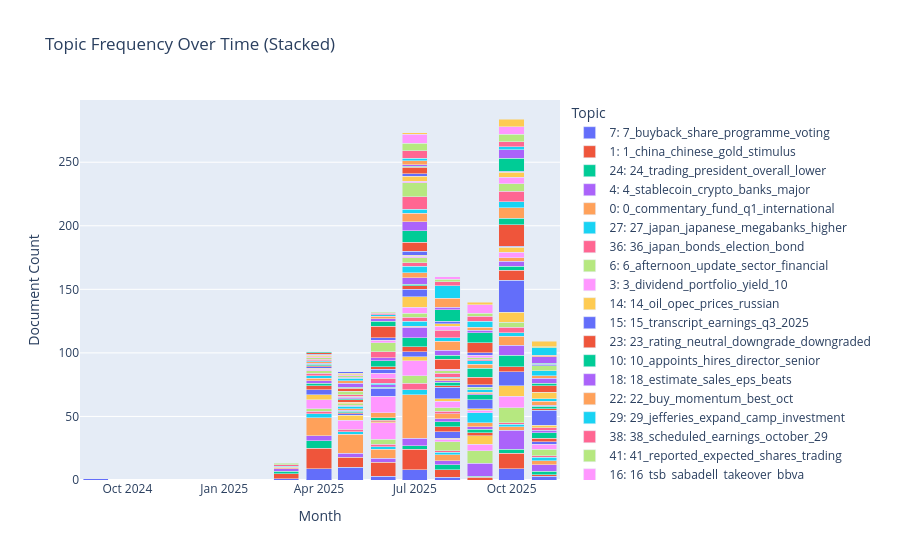

The cell this chart's notebook holds for it:
### Code cell
import plotly.express as px

topics_over_time = topic_model.topics_over_time(
    train_docs,
    train_timestamps,
    nr_bins=20
 )

tot = topics_over_time.copy()
tot = tot[tot['Topic'] != -1].copy()
tot['Timestamp'] = pd.to_datetime(tot['Timestamp']).dt.to_period('M').dt.to_timestamp()

topic_labels = topic_model.get_topic_info()[['Topic', 'Name']].copy()
topic_labels = topic_labels[topic_labels['Topic'] != -1]
tot = tot.merge(topic_labels, on='Topic', how='left')
tot['TopicLabel'] = tot['Topic'].astype(str) + ': ' + tot['Name'].fillna('')

stacked = (
    tot.groupby(['Timestamp', 'TopicLabel'], as_index=False)['Frequency']
       .sum()
       .sort_values(['Timestamp', 'Frequency'], ascending=[True, False])
)

fig = px.bar(
    stacked,
    x='Timestamp',
    y='Frequency',
    color='TopicLabel',
    title='Topic Frequency Over Time (Stacked)',
    labels={'Timestamp': 'Month', 'Frequency': 'Document Count', 'TopicLabel': 'Topic'}
)
fig.update_layout(
    barmode='stack',
    xaxis_title='Month',
    yaxis_title='Document Count',
    legend_title='Topic',
    hovermode='x unified'
 )
fig.show()

### Figure 1 — Plotly figure (JSON) as saved in the notebook; plotly's stock layout.template omitted (floating-point values rounded to 4 significant figures)
{"data": [{"hovertemplate": "Topic=7: 7_buyback_share_programme_voting<br>Month=%{x}<br>Document Count=%{y}<extra></extra>", "legendgroup": "7: 7_buyback_share_programme_voting", "marker": {"color": "#636efa", "pattern": {"shape": ""}}, "name": "7: 7_buyback_share_programme_voting", "orientation": "v", "showlegend": true, "textposition": "auto", "type": "bar", "x": ["2024-09-01T00:00:00", "2025-03-01T00:00:00", "2025-04-01T00:00:00", "2025-05-01T00:00:00", "2025-06-01T00:00:00", "2025-07-01T00:00:00", "2025-08-01T00:00:00", "2025-10-01T00:00:00", "2025-11-01T00:00:00"], "xaxis": "x", "y": [1, 1, 9, 10, 3, 8, 2, 9, 3], "yaxis": "y"}, {"hovertemplate": "Topic=1: 1_china_chinese_gold_stimulus<br>Month=%{x}<br>Document Count=%{y}<extra></extra>", "legendgroup": "1: 1_china_chinese_gold_stimulus", "marker": {"color": "#EF553B", "pattern": {"shape": ""}}, "name": "1: 1_china_chinese_gold_stimulus", "orientation": "v", "showlegend": true, "textposition": "auto", "type": "bar", "x": ["2025-03-01T00:00:00", "2025-04-01T00:00:00", "2025-05-01T00:00:00", "2025-06-01T00:00:00", "2025-07-01T00:00:00", "2025-08-01T00:00:00", "2025-09-01T00:00:00", "2025-10-01T00:00:00", "2025-11-01T00:00:00"], "xaxis": "x", "y": [4, 16, 8, 11, 16, 6, 2, 12, 1], "yaxis": "y"}, {"hovertemplate": "Topic=24: 24_trading_president_overall_lower<br>Month=%{x}<br>Document Count=%{y}<extra></extra>", "legendgroup": "24: 24_trading_president_overall_lower", "marker": {"color": "#00cc96", "pattern": {"shape": ""}}, "name": "24: 24_trading_president_overall_lower", "orientation": "v", "showlegend": true, "textposition": "auto", "type": "bar", "x": ["2025-03-01T00:00:00", "2025-04-01T00:00:00", "2025-07-01T00:00:00", "2025-08-01T00:00:00", "2025-09-01T00:00:00", "2025-10-01T00:00:00", "2025-11-01T00:00:00"], "xaxis": "x", "y": [2, 6, 3, 4, 1, 3, 3], "yaxis": "y"}, {"hovertemplate": "Topic=4: 4_stablecoin_crypto_banks_major<br>Month=%{x}<br>Document Count=%{y}<extra></extra>", "legendgroup": "4: 4_stablecoin_crypto_banks_major", "marker": {"color": "#ab63fa", "pattern": {"shape": ""}}, "name": "4: 4_stablecoin_crypto_banks_major", "orientation": "v", "showlegend": true, "textposition": "auto", "type": "bar", "x": ["2025-03-01T00:00:00", "2025-04-01T00:00:00", "2025-05-01T00:00:00", "2025-06-01T00:00:00", "2025-07-01T00:00:00", "2025-08-01T00:00:00", "2025-09-01T00:00:00", "2025-10-01T00:00:00", "2025-11-01T00:00:00"], "xaxis": "x", "y": [2, 4, 3, 3, 6, 3, 10, 15, 5], "yaxis": "y"}, {"hovertemplate": "Topic=0: 0_commentary_fund_q1_international<br>Month=%{x}<br>Document Count=%{y}<extra></extra>", "legendgroup": "0: 0_commentary_fund_q1_international", "marker": {"color": "#FFA15A", "pattern": {"shape": ""}}, "name": "0: 0_commentary_fund_q1_international", "orientation": "v", "showlegend": true, "textposition": "auto", "type": "bar", "x": ["2025-03-01T00:00:00", "2025-04-01T00:00:00", "2025-05-01T00:00:00", "2025-06-01T00:00:00", "2025-07-01T00:00:00", "2025-08-01T00:00:00", "2025-10-01T00:00:00", "2025-11-01T00:00:00"], "xaxis": "x", "y": [1, 14, 15, 7, 34, 5, 3, 3], "yaxis": "y"}, {"hovertemplate": "Topic=27: 27_japan_japanese_megabanks_higher<br>Month=%{x}<br>Document Count=%{y}<extra></extra>", "legendgroup": "27: 27_japan_japanese_megabanks_higher", "marker": {"color": "#19d3f3", "pattern": {"shape": ""}}, "name": "27: 27_japan_japanese_megabanks_higher", "orientation": "v", "showlegend": true, "textposition": "auto", "type": "bar", "x": ["2025-03-01T00:00:00", "2025-04-01T00:00:00", "2025-05-01T00:00:00", "2025-06-01T00:00:00", "2025-07-01T00:00:00", "2025-08-01T00:00:00", "2025-10-01T00:00:00", "2025-11-01T00:00:00"], "xaxis": "x", "y": [1, 3, 2, 2, 4, 2, 2, 3], "yaxis": "y"}, {"hovertemplate": "Topic=36: 36_japan_bonds_election_bond<br>Month=%{x}<br>Document Count=%{y}<extra></extra>", "legendgroup": "36: 36_japan_bonds_election_bond", "marker": {"color": "#FF6692", "pattern": {"shape": ""}}, "name": "36: 36_japan_bonds_election_bond", "orientation": "v", "showlegend": true, "textposition": "auto", "type": "bar", "x": ["2025-03-01T00:00:00", "2025-04-01T00:00:00", "2025-05-01T00:00:00", "2025-06-01T00:00:00", "2025-07-01T00:00:00", "2025-08-01T00:00:00", "2025-10-01T00:00:00", "2025-11-01T00:00:00"], "xaxis": "x", "y": [1, 2, 2, 2, 5, 1, 1, 1], "yaxis": "y"}, {"hovertemplate": "Topic=6: 6_afternoon_update_sector_financial<br>Month=%{x}<br>Document Count=%{y}<extra></extra>", "legendgroup": "6: 6_afternoon_update_sector_financial", "marker": {"color": "#B6E880", "pattern": {"shape": ""}}, "name": "6: 6_afternoon_update_sector_financial", "orientation": "v", "showlegend": true, "textposition": "auto", "type": "bar", "x": ["2025-03-01T00:00:00", "2025-04-01T00:00:00", "2025-06-01T00:00:00", "2025-07-01T00:00:00", "2025-08-01T00:00:00", "2025-09-01T00:00:00", "2025-10-01T00:00:00", "2025-11-01T00:00:00"], "xaxis": "x", "y": [1, 2, 4, 6, 7, 10, 12, 5], "yaxis": "y"}, {"hovertemplate": "Topic=3: 3_dividend_portfolio_yield_10<br>Month=%{x}<br>Document Count=%{y}<extra></extra>", "legendgroup": "3: 3_dividend_portfolio_yield_10", "marker": {"color": "#FF97FF", "pattern": {"shape": ""}}, "name": "3: 3_dividend_portfolio_yield_10", "orientation": "v", "showlegend": true, "textposition": "auto", "type": "bar", "x": ["2025-04-01T00:00:00", "2025-05-01T00:00:00", "2025-06-01T00:00:00", "2025-07-01T00:00:00", "2025-08-01T00:00:00", "2025-09-01T00:00:00", "2025-10-01T00:00:00", "2025-11-01T00:00:00"], "xaxis": "x", "y": [7, 7, 13, 12, 2, 5, 9, 4], "yaxis": "y"}, {"hovertemplate": "Topic=14: 14_oil_opec_prices_russian<br>Month=%{x}<br>Document Count=%{y}<extra></extra>", "legendgroup": "14: 14_oil_opec_prices_russian", "marker": {"color": "#FECB52", "pattern": {"shape": ""}}, "name": "14: 14_oil_opec_prices_russian", "orientation": "v", "showlegend": true, "textposition": "auto", "type": "bar", "x": ["2025-04-01T00:00:00", "2025-05-01T00:00:00", "2025-06-01T00:00:00", "2025-07-01T00:00:00", "2025-08-01T00:00:00", "2025-09-01T00:00:00", "2025-10-01T00:00:00"], "xaxis": "x", "y": [4, 4, 1, 3, 1, 7, 8], "yaxis": "y"}, {"hovertemplate": "Topic=15: 15_transcript_earnings_q3_2025<br>Month=%{x}<br>Document Count=%{y}<extra></extra>", "legendgroup": "15: 15_transcript_earnings_q3_2025", "marker": {"color": "#636efa", "pattern": {"shape": ""}}, "name": "15: 15_transcript_earnings_q3_2025", "orientation": "v", "showlegend": true, "textposition": "auto", "type": "bar", "x": ["2025-04-01T00:00:00", "2025-05-01T00:00:00", "2025-07-01T00:00:00", "2025-08-01T00:00:00", "2025-10-01T00:00:00", "2025-11-01T00:00:00"], "xaxis": "x", "y": [4, 1, 4, 5, 11, 2], "yaxis": "y"}, {"hovertemplate": "Topic=23: 23_rating_neutral_downgrade_downgraded<br>Month=%{x}<br>Document Count=%{y}<extra></extra>", "legendgroup": "23: 23_rating_neutral_downgrade_downgraded", "marker": {"color": "#EF553B", "pattern": {"shape": ""}}, "name": "23: 23_rating_neutral_downgrade_downgraded", "orientation": "v", "showlegend": true, "textposition": "auto", "type": "bar", "x": ["2025-04-01T00:00:00", "2025-05-01T00:00:00", "2025-06-01T00:00:00", "2025-07-01T00:00:00", "2025-08-01T00:00:00", "2025-09-01T00:00:00", "2025-10-01T00:00:00", "2025-11-01T00:00:00"], "xaxis": "x", "y": [3, 1, 1, 4, 4, 2, 4, 3], "yaxis": "y"}, {"hovertemplate": "Topic=10: 10_appoints_hires_director_senior<br>Month=%{x}<br>Document Count=%{y}<extra></extra>", "legendgroup": "10: 10_appoints_hires_director_senior", "marker": {"color": "#00cc96", "pattern": {"shape": ""}}, "name": "10: 10_appoints_hires_director_senior", "orientation": "v", "showlegend": true, "textposition": "auto", "type": "bar", "x": ["2025-04-01T00:00:00", "2025-05-01T00:00:00", "2025-06-01T00:00:00", "2025-07-01T00:00:00", "2025-08-01T00:00:00", "2025-09-01T00:00:00", "2025-10-01T00:00:00", "2025-11-01T00:00:00"], "xaxis": "x", "y": [2, 1, 2, 7, 4, 3, 9, 4], "yaxis": "y"}, {"hovertemplate": "Topic=18: 18_estimate_sales_eps_beats<br>Month=%{x}<br>Document Count=%{y}<extra></extra>", "legendgroup": "18: 18_estimate_sales_eps_beats", "marker": {"color": "#ab63fa", "pattern": {"shape": ""}}, "name": "18: 18_estimate_sales_eps_beats", "orientation": "v", "showlegend": true, "textposition": "auto", "type": "bar", "x": ["2025-04-01T00:00:00", "2025-05-01T00:00:00", "2025-07-01T00:00:00", "2025-08-01T00:00:00", "2025-09-01T00:00:00", "2025-10-01T00:00:00", "2025-11-01T00:00:00"], "xaxis": "x", "y": [2, 1, 8, 2, 2, 8, 2], "yaxis": "y"}, {"hovertemplate": "Topic=22: 22_buy_momentum_best_oct<br>Month=%{x}<br>Document Count=%{y}<extra></extra>", "legendgroup": "22: 22_buy_momentum_best_oct", "marker": {"color": "#FFA15A", "pattern": {"shape": ""}}, "name": "22: 22_buy_momentum_best_oct", "orientation": "v", "showlegend": true, "textposition": "auto", "type": "bar", "x": ["2025-04-01T00:00:00", "2025-05-01T00:00:00", "2025-06-01T00:00:00", "2025-07-01T00:00:00", "2025-08-01T00:00:00", "2025-09-01T00:00:00", "2025-10-01T00:00:00"], "xaxis": "x", "y": [2, 1, 4, 1, 4, 3, 7], "yaxis": "y"}, {"hovertemplate": "Topic=29: 29_jefferies_expand_camp_investment<br>Month=%{x}<br>Document Count=%{y}<extra></extra>", "legendgroup": "29: 29_jefferies_expand_camp_investment", "marker": {"color": "#19d3f3", "pattern": {"shape": ""}}, "name": "29: 29_jefferies_expand_camp_investment", "orientation": "v", "showlegend": true, "textposition": "auto", "type": "bar", "x": ["2025-04-01T00:00:00", "2025-05-01T00:00:00", "2025-07-01T00:00:00", "2025-09-01T00:00:00", "2025-10-01T00:00:00"], "xaxis": "x", "y": [2, 2, 4, 8, 3], "yaxis": "y"}, {"hovertemplate": "Topic=38: 38_scheduled_earnings_october_29<br>Month=%{x}<br>Document Count=%{y}<extra></extra>", "legendgroup": "38: 38_scheduled_earnings_october_29", "marker": {"color": "#FF6692", "pattern": {"shape": ""}}, "name": "38: 38_scheduled_earnings_october_29", "orientation": "v", "showlegend": true, "textposition": "auto", "type": "bar", "x": ["2025-04-01T00:00:00", "2025-05-01T00:00:00", "2025-07-01T00:00:00", "2025-08-01T00:00:00", "2025-10-01T00:00:00", "2025-11-01T00:00:00"], "xaxis": "x", "y": [2, 1, 3, 2, 4, 2], "yaxis": "y"}, {"hovertemplate": "Topic=41: 41_reported_expected_shares_trading<br>Month=%{x}<br>Document Count=%{y}<extra></extra>", "legendgroup": "41: 41_reported_expected_shares_trading", "marker": {"color": "#B6E880", "pattern": {"shape": ""}}, "name": "41: 41_reported_expected_shares_trading", "orientation": "v", "showlegend": true, "textposition": "auto", "type": "bar", "x": ["2025-04-01T00:00:00", "2025-05-01T00:00:00", "2025-07-01T00:00:00", "2025-08-01T00:00:00", "2025-10-01T00:00:00"], "xaxis": "x", "y": [2, 1, 3, 3, 4], "yaxis": "y"}, {"hovertemplate": "Topic=16: 16_tsb_sabadell_takeover_bbva<br>Month=%{x}<br>Document Count=%{y}<extra></extra>", "legendgroup": "16: 16_tsb_sabadell_takeover_bbva", "marker": {"color": "#FF97FF", "pattern": {"shape": ""}}, "name": "16: 16_tsb_sabadell_takeover_bbva", "orientation": "v", "showlegend": true, "textposition": "auto", "type": "bar", "x": ["2025-04-01T00:00:00", "2025-06-01T00:00:00", "2025-07-01T00:00:00", "2025-08-01T00:00:00", "2025-09-01T00:00:00"], "xaxis": "x", "y": [1, 13, 5, 5, 2], "yaxis": "y"}, {"hovertemplate": "Topic=19: 19_presentation_results_earnings_q2<br>Month=%{x}<br>Document Count=%{y}<extra></extra>", "legendgroup": "19: 19_presentation_results_earnings_q2", "marker": {"color": "#FECB52", "pattern": {"shape": ""}}, "name": "19: 19_presentation_results_earnings_q2", "orientation": "v", "showlegend": true, "textposition": "auto", "type": "bar", "x": ["2025-04-01T00:00:00", "2025-05-01T00:00:00", "2025-07-01T00:00:00", "2025-08-01T00:00:00", "2025-09-01T00:00:00", "2025-10-01T00:00:00", "2025-11-01T00:00:00"], "xaxis": "x", "y": [1, 1, 8, 2, 1, 8, 2], "yaxis": "y"}, {"hovertemplate": "Topic=2: 2_valuation_recent_assessing_share<br>Month=%{x}<br>Document Count=%{y}<extra></extra>", "legendgroup": "2: 2_valuation_recent_assessing_share", "marker": {"color": "#636efa", "pattern": {"shape": ""}}, "name": "2: 2_valuation_recent_assessing_share", "orientation": "v", "showlegend": true, "textposition": "auto", "type": "bar", "x": ["2025-04-01T00:00:00", "2025-06-01T00:00:00", "2025-07-01T00:00:00", "2025-08-01T00:00:00", "2025-09-01T00:00:00", "2025-10-01T00:00:00", "2025-11-01T00:00:00"], "xaxis": "x", "y": [1, 6, 6, 9, 7, 25, 12], "yaxis": "y"}, {"hovertemplate": "Topic=32: 32_q3_earnings_estimates_revenue<br>Month=%{x}<br>Document Count=%{y}<extra></extra>", "legendgroup": "32: 32_q3_earnings_estimates_revenue", "marker": {"color": "#EF553B", "pattern": {"shape": ""}}, "name": "32: 32_q3_earnings_estimates_revenue", "orientation": "v", "showlegend": true, "textposition": "auto", "type": "bar", "x": ["2025-04-01T00:00:00", "2025-05-01T00:00:00", "2025-07-01T00:00:00", "2025-08-01T00:00:00", "2025-10-01T00:00:00", "2025-11-01T00:00:00"], "xaxis": "x", "y": [1, 2, 3, 1, 8, 1], "yaxis": "y"}, {"hovertemplate": "Topic=33: 33_target_price_maintains_raises<br>Month=%{x}<br>Document Count=%{y}<extra></extra>", "legendgroup": "33: 33_target_price_maintains_raises", "marker": {"color": "#00cc96", "pattern": {"shape": ""}}, "name": "33: 33_target_price_maintains_raises", "orientation": "v", "showlegend": true, "textposition": "auto", "type": "bar", "x": ["2025-04-01T00:00:00", "2025-05-01T00:00:00", "2025-06-01T00:00:00", "2025-07-01T00:00:00", "2025-08-01T00:00:00", "2025-09-01T00:00:00", "2025-10-01T00:00:00", "2025-11-01T00:00:00"], "xaxis": "x", "y": [1, 1, 1, 1, 3, 4, 3, 2], "yaxis": "y"}, {"hovertemplate": "Topic=34: 34_profit_posts_targets_rote<br>Month=%{x}<br>Document Count=%{y}<extra></extra>", "legendgroup": "34: 34_profit_posts_targets_rote", "marker": {"color": "#ab63fa", "pattern": {"shape": ""}}, "name": "34: 34_profit_posts_targets_rote", "orientation": "v", "showlegend": true, "textposition": "auto", "type": "bar", "x": ["2025-04-01T00:00:00", "2025-05-01T00:00:00", "2025-06-01T00:00:00", "2025-07-01T00:00:00", "2025-08-01T00:00:00", "2025-09-01T00:00:00", "2025-10-01T00:00:00", "2025-11-01T00:00:00"], "xaxis": "x", "y": [1, 1, 2, 5, 1, 1, 4, 1], "yaxis": "y"}, {"hovertemplate": "Topic=37: 37_earnings_peek_preview_future<br>Month=%{x}<br>Document Count=%{y}<extra></extra>", "legendgroup": "37: 37_earnings_peek_preview_future", "marker": {"color": "#FFA15A", "pattern": {"shape": ""}}, "name": "37: 37_earnings_peek_preview_future", "orientation": "v", "showlegend": true, "textposition": "auto", "type": "bar", "x": ["2025-04-01T00:00:00", "2025-05-01T00:00:00", "2025-07-01T00:00:00", "2025-08-01T00:00:00", "2025-09-01T00:00:00", "2025-10-01T00:00:00", "2025-11-01T00:00:00"], "xaxis": "x", "y": [1, 1, 4, 2, 1, 3, 3], "yaxis": "y"}, {"hovertemplate": "Topic=42: 42_watch_stocks_unpopular_astrazeneca<br>Month=%{x}<br>Document Count=%{y}<extra></extra>", "legendgroup": "42: 42_watch_stocks_unpopular_astrazeneca", "marker": {"color": "#19d3f3", "pattern": {"shape": ""}}, "name": "42: 42_watch_stocks_unpopular_astrazeneca", "orientation": "v", "showlegend": true, "textposition": "auto", "type": "bar", "x": ["2025-04-01T00:00:00", "2025-06-01T00:00:00", "2025-07-01T00:00:00", "2025-08-01T00:00:00", "2025-09-01T00:00:00", "2025-11-01T00:00:00"], "xaxis": "x", "y": [1, 1, 5, 1, 2, 2], "yaxis": "y"}, {"hovertemplate": "Topic=43: 43_trending_tickers_novo_nordisk<br>Month=%{x}<br>Document Count=%{y}<extra></extra>", "legendgroup": "43: 43_trending_tickers_novo_nordisk", "marker": {"color": "#FF6692", "pattern": {"shape": ""}}, "name": "43: 43_trending_tickers_novo_nordisk", "orientation": "v", "showlegend": true, "textposition": "auto", "type": "bar", "x": ["2025-04-01T00:00:00", "2025-05-01T00:00:00", "2025-06-01T00:00:00", "2025-07-01T00:00:00", "2025-08-01T00:00:00"], "xaxis": "x", "y": [1, 1, 4, 3, 3], "yaxis": "y"}, {"hovertemplate": "Topic=44: 44_debt_borrowing_bond_treasury<br>Month=%{x}<br>Document Count=%{y}<extra></extra>", "legendgroup": "44: 44_debt_borrowing_bond_treasury", "marker": {"color": "#B6E880", "pattern": {"shape": ""}}, "name": "44: 44_debt_borrowing_bond_treasury", "orientation": "v", "showlegend": true, "textposition": "auto", "type": "bar", "x": ["2025-04-01T00:00:00", "2025-05-01T00:00:00", "2025-07-01T00:00:00", "2025-08-01T00:00:00", "2025-09-01T00:00:00"], "xaxis": "x", "y": [1, 3, 4, 2, 2], "yaxis": "y"}, {"hovertemplate": "Topic=45: 45_ftse_100_iran_live<br>Month=%{x}<br>Document Count=%{y}<extra></extra>", "legendgroup": "45: 45_ftse_100_iran_live", "marker": {"color": "#FF97FF", "pattern": {"shape": ""}}, "name": "45: 45_ftse_100_iran_live", "orientation": "v", "showlegend": true, "textposition": "auto", "type": "bar", "x": ["2025-04-01T00:00:00", "2025-06-01T00:00:00", "2025-07-01T00:00:00", "2025-08-01T00:00:00", "2025-10-01T00:00:00"], "xaxis": "x", "y": [1, 4, 1, 1, 4], "yaxis": "y"}, {"hovertemplate": "Topic=47: 47_years_invested_ago_today<br>Month=%{x}<br>Document Count=%{y}<extra></extra>", "legendgroup": "47: 47_years_invested_ago_today", "marker": {"color": "#FECB52", "pattern": {"shape": ""}}, "name": "47: 47_years_invested_ago_today", "orientation": "v", "showlegend": true, "textposition": "auto", "type": "bar", "x": ["2025-04-01T00:00:00", "2025-07-01T00:00:00", "2025-10-01T00:00:00", "2025-11-01T00:00:00"], "xaxis": "x", "y": [1, 1, 4, 5], "yaxis": "y"}, {"hovertemplate": "Topic=49: 49_wall_street_bullish_bulls<br>Month=%{x}<br>Document Count=%{y}<extra></extra>", "legendgroup": "49: 49_wall_street_bullish_bulls", "marker": {"color": "#636efa", "pattern": {"shape": ""}}, "name": "49: 49_wall_street_bullish_bulls", "orientation": "v", "showlegend": true, "textposition": "auto", "type": "bar", "x": ["2025-04-01T00:00:00", "2025-06-01T00:00:00", "2025-07-01T00:00:00", "2025-09-01T00:00:00", "2025-10-01T00:00:00"], "xaxis": "x", "y": [1, 3, 3, 2, 1], "yaxis": "y"}, {"hovertemplate": "Topic=5: 5_loan_energy_financing_secures<br>Month=%{x}<br>Document Count=%{y}<extra></extra>", "legendgroup": "5: 5_loan_energy_financing_secures", "marker": {"color": "#EF553B", "pattern": {"shape": ""}}, "name": "5: 5_loan_energy_financing_secures", "orientation": "v", "showlegend": true, "textposition": "auto", "type": "bar", "x": ["2025-04-01T00:00:00", "2025-05-01T00:00:00", "2025-06-01T00:00:00", "2025-07-01T00:00:00", "2025-08-01T00:00:00", "2025-09-01T00:00:00", "2025-10-01T00:00:00", "2025-11-01T00:00:00"], "xaxis": "x", "y": [1, 2, 2, 7, 8, 6, 17, 5], "yaxis": "y"}, {"hovertemplate": "Topic=8: 8_ai_technology_driven_innovation<br>Month=%{x}<br>Document Count=%{y}<extra></extra>", "legendgroup": "8: 8_ai_technology_driven_innovation", "marker": {"color": "#00cc96", "pattern": {"shape": ""}}, "name": "8: 8_ai_technology_driven_innovation", "orientation": "v", "showlegend": true, "textposition": "auto", "type": "bar", "x": ["2025-04-01T00:00:00", "2025-05-01T00:00:00", "2025-06-01T00:00:00", "2025-07-01T00:00:00", "2025-08-01T00:00:00", "2025-09-01T00:00:00", "2025-10-01T00:00:00", "2025-11-01T00:00:00"], "xaxis": "x", "y": [1, 1, 5, 9, 3, 7, 5, 2], "yaxis": "y"}, {"hovertemplate": "Topic=26: 26_mortgage_lenders_rates_england<br>Month=%{x}<br>Document Count=%{y}<extra></extra>", "legendgroup": "26: 26_mortgage_lenders_rates_england", "marker": {"color": "#ab63fa", "pattern": {"shape": ""}}, "name": "26: 26_mortgage_lenders_rates_england", "orientation": "v", "showlegend": true, "textposition": "auto", "type": "bar", "x": ["2025-05-01T00:00:00", "2025-06-01T00:00:00", "2025-07-01T00:00:00", "2025-08-01T00:00:00", "2025-11-01T00:00:00"], "xaxis": "x", "y": [3, 2, 7, 4, 4], "yaxis": "y"}, {"hovertemplate": "Topic=13: 13_canada_canadian_survey_canadians<br>Month=%{x}<br>Document Count=%{y}<extra></extra>", "legendgroup": "13: 13_canada_canadian_survey_canadians", "marker": {"color": "#FFA15A", "pattern": {"shape": ""}}, "name": "13: 13_canada_canadian_survey_canadians", "orientation": "v", "showlegend": true, "textposition": "auto", "type": "bar", "x": ["2025-05-01T00:00:00", "2025-07-01T00:00:00", "2025-08-01T00:00:00", "2025-09-01T00:00:00", "2025-10-01T00:00:00", "2025-11-01T00:00:00"], "xaxis": "x", "y": [2, 7, 7, 3, 8, 2], "yaxis": "y"}, {"hovertemplate": "Topic=25: 25_rally_room_does_signal<br>Month=%{x}<br>Document Count=%{y}<extra></extra>", "legendgroup": "25: 25_rally_room_does_signal", "marker": {"color": "#19d3f3", "pattern": {"shape": ""}}, "name": "25: 25_rally_room_does_signal", "orientation": "v", "showlegend": true, "textposition": "auto", "type": "bar", "x": ["2025-05-01T00:00:00", "2025-07-01T00:00:00", "2025-08-01T00:00:00", "2025-09-01T00:00:00", "2025-10-01T00:00:00", "2025-11-01T00:00:00"], "xaxis": "x", "y": [2, 3, 3, 3, 5, 4], "yaxis": "y"}, {"hovertemplate": "Topic=11: 11_fed_inflation_cut_yields<br>Month=%{x}<br>Document Count=%{y}<extra></extra>", "legendgroup": "11: 11_fed_inflation_cut_yields", "marker": {"color": "#FF6692", "pattern": {"shape": ""}}, "name": "11: 11_fed_inflation_cut_yields", "orientation": "v", "showlegend": true, "textposition": "auto", "type": "bar", "x": ["2025-05-01T00:00:00", "2025-06-01T00:00:00", "2025-07-01T00:00:00", "2025-08-01T00:00:00", "2025-09-01T00:00:00", "2025-10-01T00:00:00"], "xaxis": "x", "y": [1, 5, 10, 6, 1, 8], "yaxis": "y"}, {"hovertemplate": "Topic=12: 12_equities_receipts_traded_american<br>Month=%{x}<br>Document Count=%{y}<extra></extra>", "legendgroup": "12: 12_equities_receipts_traded_american", "marker": {"color": "#B6E880", "pattern": {"shape": ""}}, "name": "12: 12_equities_receipts_traded_american", "orientation": "v", "showlegend": true, "textposition": "auto", "type": "bar", "x": ["2025-05-01T00:00:00", "2025-06-01T00:00:00", "2025-07-01T00:00:00", "2025-09-01T00:00:00", "2025-10-01T00:00:00", "2025-11-01T00:00:00"], "xaxis": "x", "y": [1, 7, 11, 1, 6, 4], "yaxis": "y"}, {"hovertemplate": "Topic=39: 39_tender_offers_notes_cash<br>Month=%{x}<br>Document Count=%{y}<extra></extra>", "legendgroup": "39: 39_tender_offers_notes_cash", "marker": {"color": "#FF97FF", "pattern": {"shape": ""}}, "name": "39: 39_tender_offers_notes_cash", "orientation": "v", "showlegend": true, "textposition": "auto", "type": "bar", "x": ["2025-05-01T00:00:00", "2025-06-01T00:00:00", "2025-07-01T00:00:00", "2025-08-01T00:00:00", "2025-09-01T00:00:00", "2025-10-01T00:00:00"], "xaxis": "x", "y": [1, 2, 1, 3, 2, 5], "yaxis": "y"}, {"hovertemplate": "Topic=46: 46_revenues_rise_expenses_earnings<br>Month=%{x}<br>Document Count=%{y}<extra></extra>", "legendgroup": "46: 46_revenues_rise_expenses_earnings", "marker": {"color": "#FECB52", "pattern": {"shape": ""}}, "name": "46: 46_revenues_rise_expenses_earnings", "orientation": "v", "showlegend": true, "textposition": "auto", "type": "bar", "x": ["2025-05-01T00:00:00", "2025-07-01T00:00:00", "2025-08-01T00:00:00", "2025-10-01T00:00:00"], "xaxis": "x", "y": [1, 4, 2, 4], "yaxis": "y"}, {"hovertemplate": "Topic=48: 48_nvcc_series_cumulative_preferred<br>Month=%{x}<br>Document Count=%{y}<extra></extra>", "legendgroup": "48: 48_nvcc_series_cumulative_preferred", "marker": {"color": "#636efa", "pattern": {"shape": ""}}, "name": "48: 48_nvcc_series_cumulative_preferred", "orientation": "v", "showlegend": true, "textposition": "auto", "type": "bar", "x": ["2025-05-01T00:00:00", "2025-06-01T00:00:00", "2025-07-01T00:00:00", "2025-08-01T00:00:00", "2025-09-01T00:00:00", "2025-10-01T00:00:00", "2025-11-01T00:00:00"], "xaxis": "x", "y": [1, 2, 2, 2, 2, 1, 1], "yaxis": "y"}, {"hovertemplate": "Topic=21: 21_notice_stab_stabilization_primary<br>Month=%{x}<br>Document Count=%{y}<extra></extra>", "legendgroup": "21: 21_notice_stab_stabilization_primary", "marker": {"color": "#EF553B", "pattern": {"shape": ""}}, "name": "21: 21_notice_stab_stabilization_primary", "orientation": "v", "showlegend": true, "textposition": "auto", "type": "bar", "x": ["2025-06-01T00:00:00", "2025-07-01T00:00:00", "2025-09-01T00:00:00"], "xaxis": "x", "y": [9, 5, 8], "yaxis": "y"}, {"hovertemplate": "Topic=9: 9_euro_comments_czech_zloty<br>Month=%{x}<br>Document Count=%{y}<extra></extra>", "legendgroup": "9: 9_euro_comments_czech_zloty", "marker": {"color": "#00cc96", "pattern": {"shape": ""}}, "name": "9: 9_euro_comments_czech_zloty", "orientation": "v", "showlegend": true, "textposition": "auto", "type": "bar", "x": ["2025-06-01T00:00:00", "2025-07-01T00:00:00", "2025-08-01T00:00:00", "2025-09-01T00:00:00", "2025-10-01T00:00:00", "2025-11-01T00:00:00"], "xaxis": "x", "y": [4, 1, 9, 8, 10, 1], "yaxis": "y"}, {"hovertemplate": "Topic=28: 28_reiterates_receipt_recommendation_plc<br>Month=%{x}<br>Document Count=%{y}<extra></extra>", "legendgroup": "28: 28_reiterates_receipt_recommendation_plc", "marker": {"color": "#ab63fa", "pattern": {"shape": ""}}, "name": "28: 28_reiterates_receipt_recommendation_plc", "orientation": "v", "showlegend": true, "textposition": "auto", "type": "bar", "x": ["2025-06-01T00:00:00", "2025-07-01T00:00:00", "2025-08-01T00:00:00", "2025-09-01T00:00:00", "2025-10-01T00:00:00", "2025-11-01T00:00:00"], "xaxis": "x", "y": [2, 1, 2, 2, 7, 5], "yaxis": "y"}, {"hovertemplate": "Topic=35: 35_cftc_fined_lawsuit_compliance<br>Month=%{x}<br>Document Count=%{y}<extra></extra>", "legendgroup": "35: 35_cftc_fined_lawsuit_compliance", "marker": {"color": "#FFA15A", "pattern": {"shape": ""}}, "name": "35: 35_cftc_fined_lawsuit_compliance", "orientation": "v", "showlegend": true, "textposition": "auto", "type": "bar", "x": ["2025-06-01T00:00:00", "2025-07-01T00:00:00", "2025-08-01T00:00:00", "2025-09-01T00:00:00", "2025-11-01T00:00:00"], "xaxis": "x", "y": [2, 3, 7, 2, 1], "yaxis": "y"}, {"hovertemplate": "Topic=17: 17_conference_presents_financials_transcript<br>Month=%{x}<br>Document Count=%{y}<extra></extra>", "legendgroup": "17: 17_conference_presents_financials_transcript", "marker": {"color": "#19d3f3", "pattern": {"shape": ""}}, "name": "17: 17_conference_presents_financials_transcript", "orientation": "v", "showlegend": true, "textposition": "auto", "type": "bar", "x": ["2025-06-01T00:00:00", "2025-07-01T00:00:00", "2025-08-01T00:00:00", "2025-09-01T00:00:00", "2025-10-01T00:00:00", "2025-11-01T00:00:00"], "xaxis": "x", "y": [1, 2, 10, 5, 2, 6], "yaxis": "y"}, {"hovertemplate": "Topic=30: 30_suisse_zero_net_banking<br>Month=%{x}<br>Document Count=%{y}<extra></extra>", "legendgroup": "30: 30_suisse_zero_net_banking", "marker": {"color": "#FF6692", "pattern": {"shape": ""}}, "name": "30: 30_suisse_zero_net_banking", "orientation": "v", "showlegend": true, "textposition": "auto", "type": "bar", "x": ["2025-06-01T00:00:00", "2025-07-01T00:00:00", "2025-08-01T00:00:00", "2025-09-01T00:00:00", "2025-10-01T00:00:00"], "xaxis": "x", "y": [1, 6, 3, 4, 4], "yaxis": "y"}, {"hovertemplate": "Topic=31: 31_value_better_vs_stock<br>Month=%{x}<br>Document Count=%{y}<extra></extra>", "legendgroup": "31: 31_value_better_vs_stock", "marker": {"color": "#B6E880", "pattern": {"shape": ""}}, "name": "31: 31_value_better_vs_stock", "orientation": "v", "showlegend": true, "textposition": "auto", "type": "bar", "x": ["2025-06-01T00:00:00", "2025-07-01T00:00:00", "2025-08-01T00:00:00", "2025-09-01T00:00:00", "2025-10-01T00:00:00", "2025-11-01T00:00:00"], "xaxis": "x", "y": [1, 6, 2, 2, 6, 1], "yaxis": "y"}, {"hovertemplate": "Topic=20: 20_ufg_mitsubishi_says_yen<br>Month=%{x}<br>Document Count=%{y}<extra></extra>", "legendgroup": "20: 20_ufg_mitsubishi_says_yen", "marker": {"color": "#FF97FF", "pattern": {"shape": ""}}, "name": "20: 20_ufg_mitsubishi_says_yen", "orientation": "v", "showlegend": true, "textposition": "auto", "type": "bar", "x": ["2025-07-01T00:00:00", "2025-08-01T00:00:00", "2025-09-01T00:00:00", "2025-10-01T00:00:00"], "xaxis": "x", "y": [7, 2, 7, 6], "yaxis": "y"}, {"hovertemplate": "Topic=40: 40_narrative_analyst_story_upgrades<br>Month=%{x}<br>Document Count=%{y}<extra></extra>", "legendgroup": "40: 40_narrative_analyst_story_upgrades", "marker": {"color": "#FECB52", "pattern": {"shape": ""}}, "name": "40: 40_narrative_analyst_story_upgrades", "orientation": "v", "showlegend": true, "textposition": "auto", "type": "bar", "x": ["2025-07-01T00:00:00", "2025-09-01T00:00:00", "2025-10-01T00:00:00", "2025-11-01T00:00:00"], "xaxis": "x", "y": [1, 2, 6, 4], "yaxis": "y"}], "layout": {"barmode": "stack", "hovermode": "x unified", "legend": {"title": {"text": "Topic"}, "tracegroupgap": 0}, "title": {"text": "Topic Frequency Over Time (Stacked)"}, "xaxis": {"anchor": "y", "domain": [0, 1], "title": {"text": "Month"}}, "yaxis": {"anchor": "x", "domain": [0, 1], "title": {"text": "Document Count"}}}}
